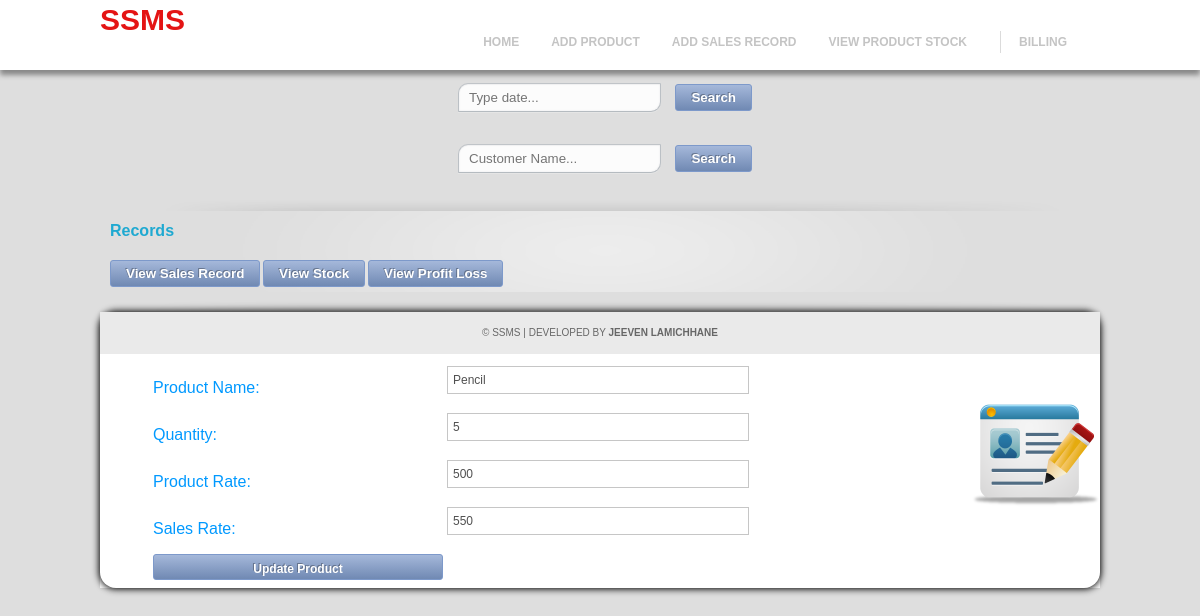
Page /index.php?page=editproduct&id=1 on the committed database.
### tables this page shows
CREATE TABLE IF NOT EXISTS `product` (
  `product_id` int(11) NOT NULL AUTO_INCREMENT,
  `product_name` varchar(100) NOT NULL,
  `product_quantity` int(11) NOT NULL,
  `product_cost` float DEFAULT NULL,
  `sales_rate` float DEFAULT NULL,
  PRIMARY KEY (`product_id`)
);

### pages/editproduct.php (the view)
<?php
if (isset($_GET['id'])) {
    $id=$_GET['id'];
    $sql="select * from `product` where `product_id`='$id'";
    $result=mysqli_query($conn, $sql) or die("Wrong query".mysql_error());
    $row =  mysqli_fetch_array($result); ?>
<form action="index.php?page=editproduct_act" method="post" enctype="multipart/form-data" class="form">
	<?php
        echo "<table>";
    echo "<td><input type='hidden' name='product_id' value=".$row['product_id']."></td>";
    echo "<tr>";
    echo "<td>Product Name:</td>";
    echo "<td><input type='text' name='name' value=".$row['product_name']."></td>";
    echo "</tr>";
    echo "<tr>";
    echo "<td>Quantity:</td>";
    echo "<td><input type='text' name='quantity' value=".$row['product_quantity']."></td>";
    echo "</tr>";
    echo "<tr>";
    echo "<td>Product Rate:</td>";
    echo "<td><input type='text' name='cost' value=".$row['product_cost']."></td>";
    echo "</tr>";
    echo "<tr>";
    echo "<td>Sales Rate:</td>";
    echo "<td><input type='text' name='sales_rate' value=".$row['sales_rate']."></td>";
    echo "</tr>";
    echo "<tr>";
    echo "<td><input type='submit' id='searchSubmit' value='Update Product' name='update'></td>";
    echo "</tr>";
    echo "</form>";
}
?>

### css/master.css (style rules this page uses)
body { font-family:Arial, Helvetica, sans-serif; background-color: #dedede; margin:0; padding:0; }
.main input { display: block; width: 290px; height: 26px; padding: 0 5px; border: 1px solid #c6c6c6; margin: 0 0 15px 0; font: 12px/18px Verdana, Arial, sans-serif; color: #505050; }
#searchSubmit { border:1px solid #7d99ca; -webkit-border-radius: 3px; -moz-border-radius: 3px;border-radius: 3px;font-family:arial, helvetica, sans-serif; padding: 10px 10px 10px 10px; text-shadow: -1px -1px 0 rgba(0,0,0,0.3);font-weight:bold; text-align: center; color: #FFFFFF; background-color: #a5b8da; background-image: -webkit-gradient(linear, left top, left bottom, from(#a5b8da), to(#7089b3)); background-image: -webkit-linear-gradient(top, #a5b8da, #7089b3); background-image: -moz-linear-gradient(top, #a5b8da, #7089b3); background-image: -ms-linear-gradient(top, #a5b8da, #7089b3); background-image: -o-linear-gradient(top, #a5b8da, #7089b3); background-image: linear-gradient(to bottom, #a5b8da, #7089b3);filter:progid:DXImageTransform.Microsoft.gradient(GradientType=0,startColorstr=#a5b8da, endColorstr=#7089b3); margin-bottom: 5px; padding: 5px 15px; }
.form { background:url(../images/form.png) no-repeat; background-position:right; border-radius: 1em 1em 1em 1em; box-shadow: 0 0 7px 1px; width: 100% }
.form table { margin-left:50px; }
.form table td { font-family:Arial, Helvetica, sans-serif; color:#09F; }

### rows in the picture
product: name "Pencil", quantity "5", cost "500", sales_rate "550"
